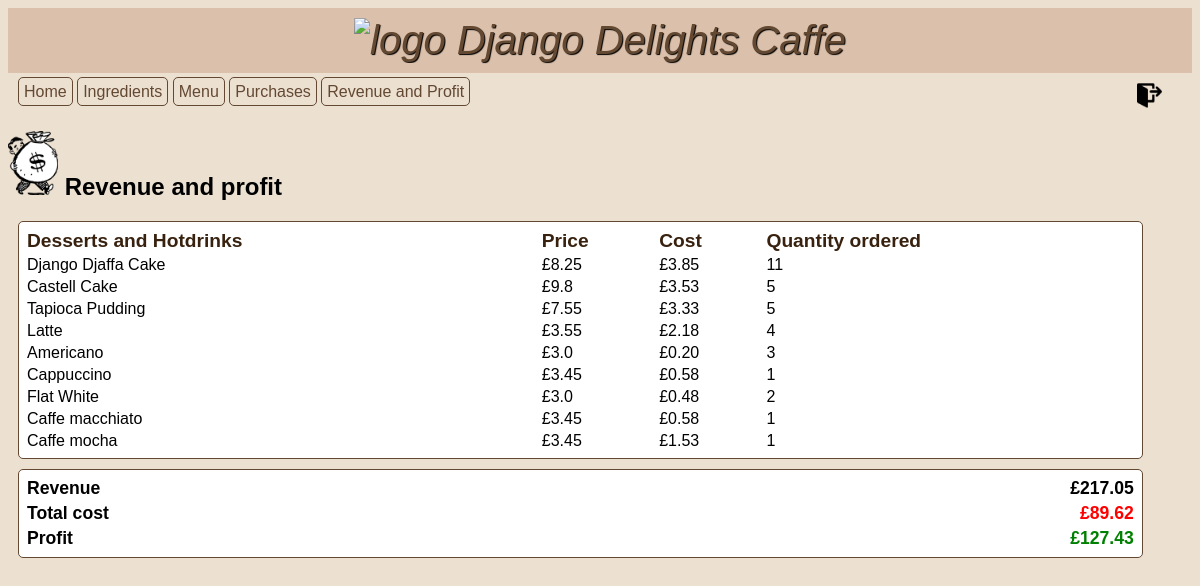
The app's page /profit (signed in), older data.
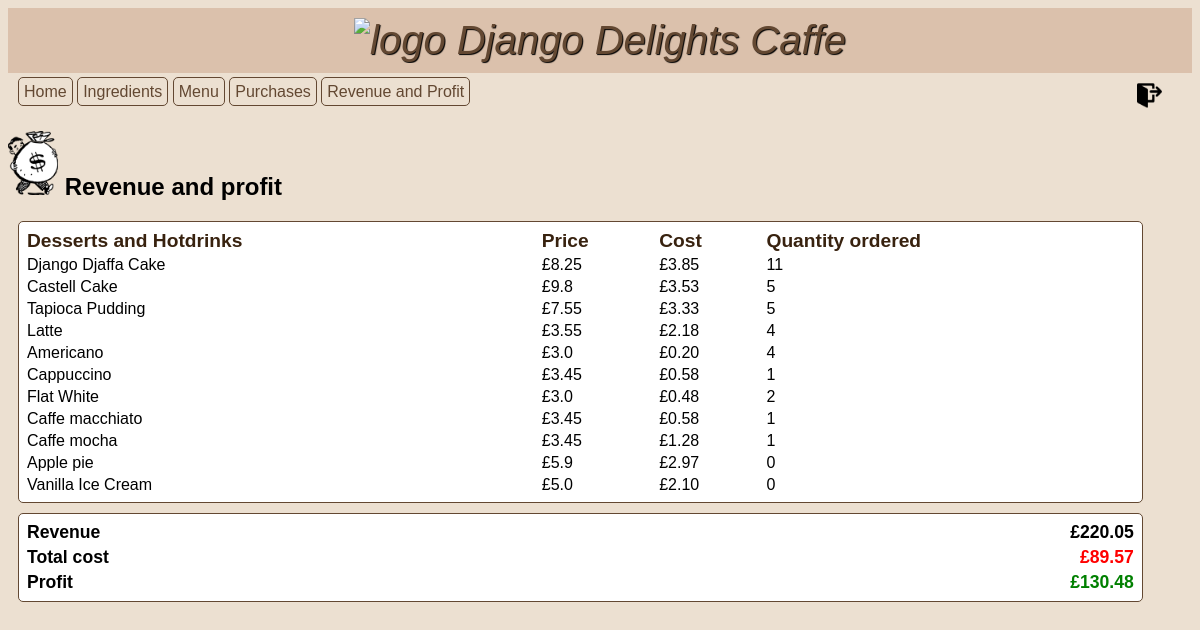
The same page, newer data.
### inventory/models.py (models this page shows, shortened)
class MenuItem(models.Model):
    title = models.CharField(max_length=50, verbose_name="Menu Item")
    price = models.FloatField(default=0.0, verbose_name="Price")
    image = models.ImageField(null=True, blank=True, upload_to="images/")

### inventory/views.py (the view)
# urls.py: path("profit", views.ProfitView.as_view(), name="profit"),
class ProfitView(LoginRequiredMixin, TemplateView):
    template_name = "inventory/profit.html"
    def get_context_data(self, **kwargs):
        context = super().get_context_data(**kwargs)
        context["ingredients"] = Ingredient.objects.all()
        menu = MenuItem.objects.all()
        context["menu"] = menu
        context["recipes"] = RecipeRequirement.objects.all()
        context["purchases"] = Purchase.objects.all()
        revenue = Purchase.objects.aggregate(revenue=Sum("menu_item__price"))["revenue"]
        total_cost = 0
        for purchase in Purchase.objects.all():
            for recipe_requirement in purchase.menu_item.reciperequirement_set.all():
                total_cost += (
                    recipe_requirement.ingredient.unit_price
                    * recipe_requirement.quantity
                )
        context["revenue"] = revenue
        context["total_cost"] = total_cost
        context["profit"] = revenue - total_cost
        item_cost = [
            item.reciperequirement_set.aggregate(
                cost=Sum(F("quantity") * F("ingredient__unit_price"))
            )
            for item in MenuItem.objects.all()
        ]
        context["item_cost"] = item_cost
        purchase_count = [
            item.purchase_set.aggregate(total=Count("menu_item"))
            for item in MenuItem.objects.all()
        ]
        context["purchase_count"] = purchase_count
        item_report = zip(purchase_count, item_cost, menu)
        context["item_report"] = item_report
        return context

### inventory/templates/inventory/profit.html (shortened to what this page needs)
{% extends 'base.html' %} {% load static %}  {% block content %}
<h2>
  <img
    src="{% static 'inventory/profit.png' %}"
    alt="ingredient"
    width="50px"
  />
  Revenue and profit
</h2>
<table>
  <thead>
    <tr class="table-heading">
      <th>Desserts and Hotdrinks</th>
      <th>Price</th>
      <th>Cost</th>
      <th>Quantity ordered</th>
    </tr>
  </thead>
  <tbody>
    {% for purchase, item, menu_item in item_report %}
    <tr class="table-content">
      <td>{{ menu_item.title }}</td>
      <td>£{{ menu_item.price }}</td>
      <td>£{{ item.cost|floatformat:2 }}</td>
      <td>{{ purchase.total }}</td>
    </tr>
    {% endfor %}
  </tbody>
</table>
<table class="report">
  <tr>
    <td class="report-metrix">Revenue</td>
    <td id="revenue">£{{ revenue|floatformat:2 }}</td>
  </tr>
  <tr>
    <td class="report-metrix">Total cost</td>
    <td id="cost">£{{ total_cost|floatformat:2 }}</td>
  </tr>
  <tr>
    <td class="report-metrix">Profit</td>
    <td id="profit">£{{ profit|floatformat:2 }}</td>
  </tr>
</table>
{% endblock %}

Row changes from the older to the newer data that the page shows:
computed for MenuItem "Americano": total "3" → "4"
computed for MenuItem "Caffe mocha": cost "1.53" → "1.28"
added MenuItem: title "Apple pie", price "5.9", cost "2.97", total "0"
added MenuItem: title "Vanilla Ice Cream", price "5.0", cost "2.10", total "0"
Text that changed along with them:
{{ revenue|floatformat:2 }}: "217.05" → "220.05"
{{ total_cost|floatformat:2 }}: "89.62" → "89.57"
{{ profit|floatformat:2 }}: "127.43" → "130.48"
